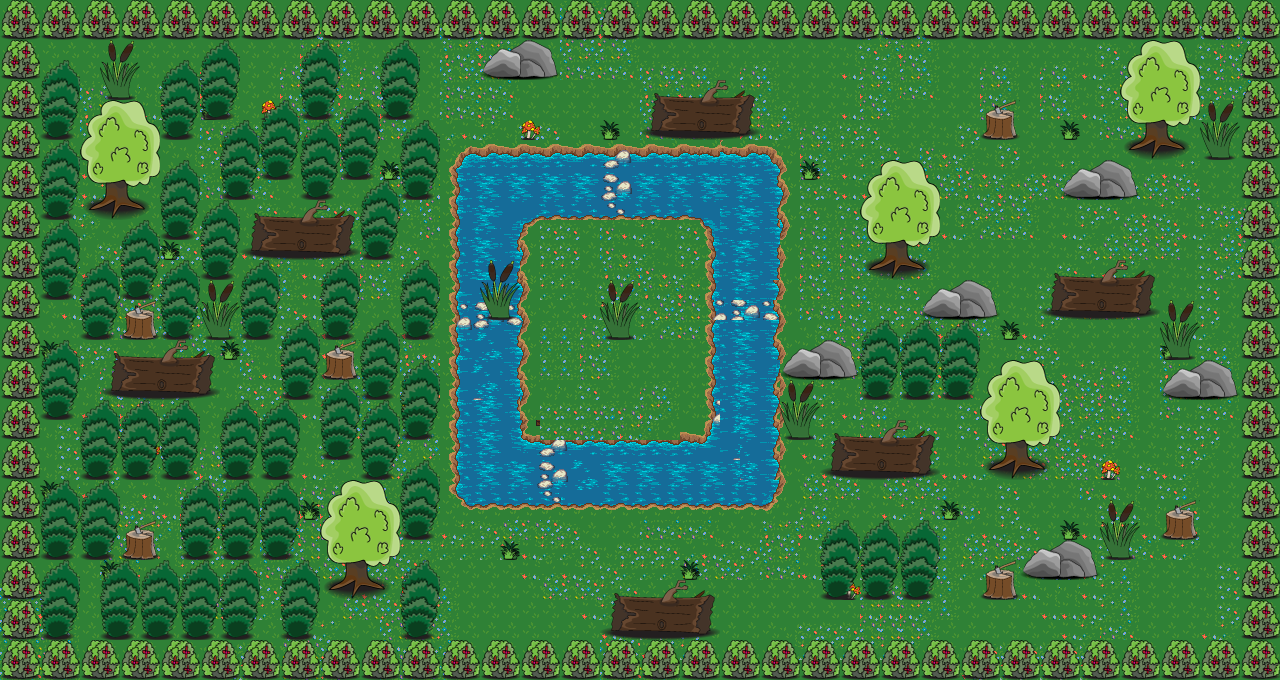

This is a level from a 2D game, rendered from its Tiled map with the project's own tilesets. A one-line summary and the map file follow, with tile-layer data summarised:
An orthogonal 64x34 tile map with 20x20 px tiles, 66 tile layers (ฺBackgrund, Backgrund2, frame, exit1, ...), 11 tilesets and 215 objects.

<map version="1.0" tiledversion="1.0.3" orientation="orthogonal" renderorder="right-down" width="64" height="34" tilewidth="20" tileheight="20" nextobjectid="378">
 <tileset firstgid="1" source="Background.tsx" />
 <tileset firstgid="626" source="พุ่มไม้เล็ก.tsx" />
 <tileset firstgid="630" source="หญ้าสูง.tsx" />
 <tileset firstgid="638" source="ต้นไม้.tsx" />
 <tileset firstgid="662" source="หญ้าดอก.tsx" />
 <tileset firstgid="668" source="ตอไม้ปักขวาน.tsx" />
 <tileset firstgid="672" source="หญ้า.tsx" />
 <tileset firstgid="673" source="Background2.tsx" />
 <tileset firstgid="2565" source="ท่อนซุง.tsx" />
 <tileset firstgid="2583" source="เห็ด.tsx" />
 <tileset firstgid="2584" source="ก้อนหิน.tsx" />
 <layer name="ฺBackgrund" width="64" height="34">
  <data>[2176 cells, 2176 non-empty, 25 distinct tile ids]</data>
 </layer>
 <layer name="Backgrund2" width="64" height="34">
  <data>[2176 cells, 31 non-empty, 2 distinct tile ids]</data>
 </layer>
 <layer name="frame" width="64" height="34">
  <data>[2176 cells, 364 non-empty, 4 distinct tile ids]</data>
 </layer>
 <layer name="exit1" width="64" height="34">
  <data>[2176 cells, 4 non-empty, 4 distinct tile ids]</data>
 </layer>
 <layer name="exit2" width="64" height="34">
  <data>[2176 cells, 4 non-empty, 4 distinct tile ids]</data>
 </layer>
 <layer name="exit3" width="64" height="34">
  <data>[2176 cells, 4 non-empty, 4 distinct tile ids]</data>
 </layer>
 <layer name="water" width="64" height="34">
  <data>[2176 cells, 342 non-empty, 245 distinct tile ids]</data>
 </layer>
 <layer name="log" width="64" height="34">
  <data>[2176 cells, 108 non-empty, 18 distinct tile ids]</data>
 </layer>
 <layer name="tree" width="64" height="34">
  <data>[2176 cells, 120 non-empty, 24 distinct tile ids]</data>
 </layer>
 <layer name="axe" width="64" height="34">
  <data>[2176 cells, 24 non-empty, 4 distinct tile ids]</data>
 </layer>
 <layer name="rock" width="64" height="34">
  <data>[2176 cells, 48 non-empty, 8 distinct tile ids]</data>
 </layer>
 <layer name="grassbroken1" width="64" height="34">
  <data>[2176 cells, 6 non-empty, 6 distinct tile ids]</data>
 </layer>
 <layer name="grassbroken2" width="64" height="34">
  <data>[2176 cells, 6 non-empty, 6 distinct tile ids]</data>
 </layer>
 <layer name="grassbroken3" width="64" height="34">
  <data>[2176 cells, 6 non-empty, 6 distinct tile ids]</data>
 </layer>
 <layer name="grassbroken4" width="64" height="34">
  <data>[2176 cells, 6 non-empty, 6 distinct tile ids]</data>
 </layer>
 <layer name="grassbroken5" width="64" height="34">
  <data>[2176 cells, 6 non-empty, 6 distinct tile ids]</data>
 </layer>
 <layer name="grassbroken6" width="64" height="34">
  <data>[2176 cells, 6 non-empty, 6 distinct tile ids]</data>
 </layer>
 <layer name="grassbroken7" width="64" height="34">
  <data>[2176 cells, 6 non-empty, 6 distinct tile ids]</data>
 </layer>
 <layer name="grassbroken8" width="64" height="34">
  <data>[2176 cells, 6 non-empty, 6 distinct tile ids]</data>
 </layer>
 <objectgroup name="allblock">
  <object id="1" x="1127.33" y="141.333" width="60" height="16" />
  <object id="2" x="1061.33" y="182.667" width="76" height="15.3333" />
  <object id="4" x="1048.67" y="301.333" width="103.333" height="14.6667" />
  <object id="8" x="1162" y="526" width="34.6667" height="12" />
  <object id="13" x="1161.33" y="382.333" width="76" height="15.3333" />
  <object id="14" x="828.333" y="460.667" width="103.333" height="14.6667" />
  <object id="15" x="608.333" y="622.667" width="103.333" height="14.6667" />
  <object id="17" x="648.333" y="121.333" width="103.333" height="14.6667" />
  <object id="18" x="247.833" y="241.167" width="103.333" height="14.6667" />
  <object id="19" x="108.833" y="381.167" width="103.333" height="14.6667" />
  <object id="21" x="922.5" y="302.333" width="76" height="15.3333" />
  <object id="22" x="783" y="362.833" width="76" height="15.3333" />
  <object id="23" x="1022.5" y="562.333" width="76" height="15.3333" />
  <object id="24" x="482" y="62.0833" width="76" height="15.3333" />
  <object id="25" x="866.5" y="262" width="60" height="16" />
  <object id="26" x="987" y="461.5" width="60" height="16" />
  <object id="27" x="326" y="582.5" width="60" height="16" />
  <object id="28" x="86.5" y="202.5" width="60" height="16" />
  <object id="29" x="982.167" y="587" width="34.6667" height="12" />
  <object id="30" x="982.667" y="126.5" width="34.6667" height="12" />
  <object id="31" x="322.667" y="366" width="34.6667" height="12" />
  <object id="32" x="123.167" y="328" width="34.6667" height="12" />
  <object id="33" x="123.167" y="547" width="34.6667" height="12" />
  <object id="145" x="644.5" y="147.5" width="134.5" height="69" />
  <object id="147" x="582.75" y="440.75" width="196.5" height="68.5" />
  <object id="148" x="457" y="151.25" width="138" height="66.5" />
  <object id="149" x="454.5" y="436.75" width="73.5" height="71.5" />
  <object id="150" x="455.5" y="224" width="66.5" height="61.5" />
  <object id="151" x="711.75" y="220.5" width="67" height="59.5" />
  <object id="153" x="452.75" y="340.5" width="69" height="94" />
  <object id="154" x="707.25" y="329.5" width="72.5" height="107.5" />
 </objectgroup>
 <objectgroup name="ograssbroken1">
  <object id="65" x="1165" y="343.5" width="30" height="12" />
  <object id="374" x="1168" y="346" width="24.6667" height="6.66667" />
 </objectgroup>
 <objectgroup name="ograssbroken2">
  <object id="76" x="1103.5" y="545.5" width="30" height="12" />
  <object id="373" x="1106.67" y="547.333" width="23.3333" height="8" />
 </objectgroup>
 <objectgroup name="ograssbroken3">
  <object id="81" x="1205.33" y="147.333" width="30" height="12" />
  <object id="372" x="1208" y="150" width="24" height="5.33333" />
 </objectgroup>
 <objectgroup name="ograssbroken4">
  <object id="93" x="785.5" y="427" width="30" height="12" />
  <object id="371" x="788" y="430" width="32" height="8.66667" />
 </objectgroup>
 <objectgroup name="ograssbroken5">
  <object id="104" x="604" y="328.5" width="30" height="12" />
  <object id="370" x="606.333" y="330.5" width="25.3333" height="8" />
 </objectgroup>
 <objectgroup name="ograssbroken6">
  <object id="114" x="481" y="301" width="34.5" height="34" />
  <object id="369" x="487.333" y="314.667" width="24" height="5.33333" />
 </objectgroup>
 <objectgroup name="ograssbroken7">
  <object id="124" x="203.875" y="326.625" width="30" height="12" />
  <object id="368" x="206.667" y="328" width="24.6667" height="8" />
 </objectgroup>
 <objectgroup name="ograssbroken8">
  <object id="134" x="104.75" y="86.75" width="30" height="12" />
  <object id="367" x="106.667" y="88.6667" width="26" height="7.33333" />
 </objectgroup>
 <objectgroup name="grassbrokenwalk1">
  <object id="181" x="1159.5" y="299.761" width="40.1818" height="43.2727" />
  <object id="366" x="1168" y="305" width="26" height="34" />
 </objectgroup>
 <objectgroup name="grassbrokenwalk2">
  <object id="184" x="1099.91" y="499.879" width="40.1818" height="44.7272" />
  <object id="365" x="1106" y="507" width="29" height="32" />
 </objectgroup>
 <objectgroup name="grassbrokenwalk3">
  <object id="185" x="1199.53" y="100.011" width="40.1818" height="46.8522" />
  <object id="364" x="1206" y="105" width="28" height="37" />
 </objectgroup>
 <objectgroup name="grassbrokenwalk4">
  <object id="186" x="780.284" y="380.074" width="40.1818" height="46.8522" />
  <object id="363" x="784" y="386" width="31" height="38" />
 </objectgroup>
 <objectgroup name="grassbrokenwalk5">
  <object id="187" x="597.636" y="280.801" width="40.1818" height="45.9431" />
  <object id="362" x="603" y="287.5" width="30" height="33" />
 </objectgroup>
 <objectgroup name="grassbrokenwalk6">
  <object id="188" x="476.409" y="252.028" width="40.1818" height="46.8522" />
  <object id="361" x="483" y="262" width="29" height="35" />
 </objectgroup>
 <objectgroup name="grassbrokenwalk7">
  <object id="190" x="199.409" y="278.574" width="40.1818" height="46.8522" />
  <object id="360" x="207" y="286" width="29" height="34" />
 </objectgroup>
 <objectgroup name="grassbrokenwalk8">
  <object id="192" x="99.8636" y="39.7557" width="40.1818" height="46.8522" />
  <object id="359" x="103" y="43" width="31" height="39" />
 </objectgroup>
 <objectgroup name="treewalk">
  <object id="155" x="861" y="158" width="79.5" height="102" />
  <object id="156" x="1121.5" y="39" width="80" height="102" />
  <object id="158" x="979.5" y="358.5" width="80" height="102" />
  <object id="159" x="320" y="478" width="80" height="102" />
  <object id="160" x="80" y="101" width="80" height="102" />
  <object id="354" x="86" y="106" width="67.3333" height="89.3333" />
  <object id="355" x="328.667" y="487.333" width="62.6667" height="84.6667" />
  <object id="356" x="1132.67" y="46" width="56.6667" height="82.6667" />
  <object id="357" x="866.667" y="165.333" width="66" height="81.3333" />
  <object id="358" x="985.333" y="364" width="65.3333" height="88" />
 </objectgroup>
 <objectgroup name="rockwalk">
  <object id="161" x="487.5" y="41" width="68" height="20.7727" />
  <object id="163" x="1067.25" y="160.5" width="68" height="21.5" />
  <object id="165" x="926.5" y="280.614" width="68" height="20.7727" />
  <object id="166" x="787" y="341.114" width="68" height="20.7727" />
  <object id="167" x="1166.5" y="360.614" width="68" height="20.7727" />
  <object id="168" x="1027" y="540.114" width="68" height="20.7727" />
  <object id="348" x="1074" y="165" width="57" height="9" />
  <object id="349" x="1032" y="544" width="60" height="10" />
  <object id="350" x="1170" y="365.333" width="60" height="9.33333" />
  <object id="351" x="933.333" y="284.667" width="56" height="13.3333" />
  <object id="352" x="791.333" y="345.333" width="58.6667" height="10.6667" />
  <object id="353" x="491.333" y="44" width="60" height="14" />
 </objectgroup>
 <objectgroup name="logwalk">
  <object id="169" x="111" y="339" width="104.333" height="40.3333" />
  <object id="170" x="250.834" y="200.5" width="104.333" height="40.3333" />
  <object id="171" x="650.834" y="79.8333" width="104.333" height="40.3333" />
  <object id="172" x="1048.83" y="259.333" width="104.333" height="40.3333" />
  <object id="173" x="828.333" y="418.833" width="104.333" height="40.3333" />
  <object id="174" x="610.833" y="581.833" width="104.333" height="40.3333" />
  <object id="342" x="256.667" y="206.667" width="94.6667" height="28" />
  <object id="343" x="116.667" y="343.333" width="92" height="30" />
  <object id="344" x="618" y="591" width="92" height="24" />
  <object id="345" x="659" y="87" width="89" height="29" />
  <object id="346" x="835" y="426" width="91" height="25" />
  </objectgroup>
 <objectgroup name="axewalk">
  <!-- 12 objects omitted --></objectgroup>
 <objectgroup name="oexit1">
  <!-- 4 objects omitted --></objectgroup>
 <objectgroup name="oexit2">
  <!-- 1 objects omitted --></objectgroup>
 <objectgroup name="oexit3">
  <!-- 1 objects omitted --></objectgroup>
 <objectgroup name="frameOb">
  <!-- 6 objects omitted --></objectgroup>
 <layer name="GT1" width="64" height="34">
  <data>[2176 cells, 24 non-empty, 8 distinct tile ids]</data>
 </layer>
 <layer name="GT2" width="64" height="34">
  <data>[2176 cells, 24 non-empty, 8 distinct tile ids]</data>
 </layer>
 <layer name="GT3" width="64" height="34">
  <data>[2176 cells, 8 non-empty, 8 distinct tile ids]</data>
 </layer>
 <layer name="GT4" width="64" height="34">
  <data>[2176 cells, 8 non-empty, 8 distinct tile ids]</data>
 </layer>
 <layer name="GT5" width="64" height="34">
  <data>[2176 cells, 8 non-empty, 8 distinct tile ids]</data>
 </layer>
 <layer name="GT6" width="64" height="34">
  <data>[2176 cells, 8 non-empty, 8 distinct tile ids]</data>
 </layer>
 <layer name="GT7" width="64" height="34">
  <data>[2176 cells, 8 non-empty, 8 distinct tile ids]</data>
 </layer>
 <layer name="GT8" width="64" height="34">
  <data>[2176 cells, 8 non-empty, 8 distinct tile ids]</data>
 </layer>
 <layer name="GT9" width="64" height="34">
  <data>[2176 cells, 8 non-empty, 8 distinct tile ids]</data>
 </layer>
 <layer name="GT10" width="64" height="34">
  <data>[2176 cells, 8 non-empty, 8 distinct tile ids]</data>
 </layer>
 <layer name="GT11" width="64" height="34">
  <data>[2176 cells, 8 non-empty, 8 distinct tile ids]</data>
 </layer>
 <layer name="GT12" width="64" height="34">
  <data>[2176 cells, 8 non-empty, 8 distinct tile ids]</data>
 </layer>
 <layer name="GT13" width="64" height="34">
  <data>[2176 cells, 8 non-empty, 8 distinct tile ids]</data>
 </layer>
 <layer name="GT14" width="64" height="34">
  <data>[2176 cells, 8 non-empty, 8 distinct tile ids]</data>
 </layer>
 <layer name="GT15" width="64" height="34">
  <data>[2176 cells, 8 non-empty, 8 distinct tile ids]</data>
 </layer>
 <layer name="GT16" width="64" height="34">
  <data>[2176 cells, 8 non-empty, 8 distinct tile ids]</data>
 </layer>
 <layer name="GT17" width="64" height="34">
  <data>[2176 cells, 8 non-empty, 8 distinct tile ids]</data>
 </layer>
 <layer name="GT18" width="64" height="34">
  <data>[2176 cells, 8 non-empty, 8 distinct tile ids]</data>
 </layer>
 <layer name="GT19" width="64" height="34">
  <data>[2176 cells, 8 non-empty, 8 distinct tile ids]</data>
 </layer>
 <layer name="GT20" width="64" height="34">
  <data>[2176 cells, 8 non-empty, 8 distinct tile ids]</data>
 </layer>
 <layer name="GT21" width="64" height="34">
  <data>[2176 cells, 8 non-empty, 8 distinct tile ids]</data>
 </layer>
 <layer name="GT22" width="64" height="34">
  <data>[2176 cells, 8 non-empty, 8 distinct tile ids]</data>
 </layer>
 <layer name="GT23" width="64" height="34">
  <data>[2176 cells, 8 non-empty, 8 distinct tile ids]</data>
 </layer>
 <layer name="GT24" width="64" height="34">
  <data>[2176 cells, 8 non-empty, 8 distinct tile ids]</data>
 </layer>
 <layer name="GT25" width="64" height="34">
  <data>[2176 cells, 8 non-empty, 8 distinct tile ids]</data>
 </layer>
 <layer name="GT26" width="64" height="34">
  <data>[2176 cells, 8 non-empty, 8 distinct tile ids]</data>
 </layer>
 <layer name="GT27" width="64" height="34">
  <data>[2176 cells, 8 non-empty, 8 distinct tile ids]</data>
 </layer>
 <layer name="GT28" width="64" height="34">
  <data>[2176 cells, 8 non-empty, 8 distinct tile ids]</data>
 </layer>
 <layer name="GT29" width="64" height="34">
  <data>[2176 cells, 8 non-empty, 8 distinct tile ids]</data>
 </layer>
 <layer name="GT30" width="64" height="34">
  <data>[2176 cells, 8 non-empty, 8 distinct tile ids]</data>
 </layer>
 <layer name="GT31" width="64" height="34">
  <data>[2176 cells, 8 non-empty, 8 distinct tile ids]</data>
 </layer>
 <layer name="GT32" width="64" height="34">
  <data>[2176 cells, 8 non-empty, 8 distinct tile ids]</data>
 </layer>
 <layer name="GT33" width="64" height="34">
  <data>[2176 cells, 8 non-empty, 8 distinct tile ids]</data>
 </layer>
 <layer name="GT34" width="64" height="34">
  <data>[2176 cells, 8 non-empty, 8 distinct tile ids]</data>
 </layer>
 <layer name="GT35" width="64" height="34">
  <data>[2176 cells, 8 non-empty, 8 distinct tile ids]</data>
 </layer>
 <layer name="GT36" width="64" height="34">
  <data>[2176 cells, 8 non-empty, 8 distinct tile ids]</data>
 </layer>
 <layer name="GT37" width="64" height="34">
  <data>[2176 cells, 8 non-empty, 8 distinct tile ids]</data>
 </layer>
 <layer name="GT38" width="64" height="34">
  <data>[2176 cells, 8 non-empty, 8 distinct tile ids]</data>
 </layer>
 <layer name="GT39" width="64" height="34">
  <data>[2176 cells, 8 non-empty, 8 distinct tile ids]</data>
 </layer>
 <layer name="GT40" width="64" height="34">
  <data>[2176 cells, 8 non-empty, 8 distinct tile ids]</data>
 </layer>
 <layer name="GT41" width="64" height="34">
  <data>[2176 cells, 8 non-empty, 8 distinct tile ids]</data>
 </layer>
 <layer name="GT42" width="64" height="34">
  <data>[2176 cells, 8 non-empty, 8 distinct tile ids]</data>
 </layer>
 <layer name="GT43" width="64" height="34">
  <data>[2176 cells, 8 non-empty, 8 distinct tile ids]</data>
 </layer>
 <layer name="GT44" width="64" height="34">
  <data>[2176 cells, 8 non-empty, 8 distinct tile ids]</data>
 </layer>
 <layer name="GT45" width="64" height="34">
  <data>[2176 cells, 8 non-empty, 8 distinct tile ids]</data>
 </layer>
 <layer name="GT46" width="64" height="34">
  <data>[2176 cells, 8 non-empty, 8 distinct tile ids]</data>
 </layer>
 <layer name="GT47" width="64" height="34">
  <data>[2176 cells, 8 non-empty, 8 distinct tile ids]</data>
 </layer>
 <objectgroup name="GO1">
  <!-- 2 objects omitted --></objectgroup>
 <objectgroup name="GO2">
  <!-- 2 objects omitted --></objectgroup>
 <objectgroup name="GO3">
  <!-- 2 objects omitted --></objectgroup>
 <objectgroup name="GO4">
  <!-- 2 objects omitted --></objectgroup>
 <objectgroup name="GO5">
  <!-- 2 objects omitted --></objectgroup>
 <objectgroup name="GO6">
  <!-- 2 objects omitted --></objectgroup>
 <objectgroup name="GO7">
  <!-- 2 objects omitted --></objectgroup>
 <objectgroup name="GO8">
  <!-- 2 objects omitted --></objectgroup>
 <objectgroup name="GO9">
  <!-- 2 objects omitted --></objectgroup>
 <objectgroup name="GO10">
  <!-- 2 objects omitted --></objectgroup>
 <objectgroup name="GO11">
  <!-- 2 objects omitted --></objectgroup>
 <objectgroup name="GO12">
  <!-- 2 objects omitted --></objectgroup>
 <objectgroup name="GO13">
  <!-- 2 objects omitted --></objectgroup>
 <objectgroup name="GO14">
  <!-- 2 objects omitted --></objectgroup>
 <objectgroup name="GO15">
  <!-- 2 objects omitted --></objectgroup>
 <objectgroup name="GO16">
  <!-- 2 objects omitted --></objectgroup>
 <objectgroup name="GO17">
  <!-- 2 objects omitted --></objectgroup>
 <objectgroup name="GO18">
  <!-- 2 objects omitted --></objectgroup>
 <objectgroup name="GO19">
  <!-- 2 objects omitted --></objectgroup>
 <objectgroup name="GO20">
  <!-- 2 objects omitted --></objectgroup>
 <objectgroup name="GO21">
  <!-- 2 objects omitted --></objectgroup>
 <objectgroup name="GO22">
  <!-- 2 objects omitted --></objectgroup>
 <objectgroup name="GO23">
  <!-- 2 objects omitted --></objectgroup>
 <objectgroup name="GO24">
  <!-- 2 objects omitted --></objectgroup>
 <objectgroup name="GO25">
  <!-- 2 objects omitted --></objectgroup>
 <objectgroup name="GO26">
  <!-- 2 objects omitted --></objectgroup>
 <objectgroup name="GO27">
  <!-- 2 objects omitted --></objectgroup>
 <objectgroup name="GO28">
  <!-- 2 objects omitted --></objectgroup>
 <objectgroup name="GO29">
  <!-- 2 objects omitted --></objectgroup>
 <objectgroup name="GO30">
  <!-- 2 objects omitted --></objectgroup>
 <objectgroup name="GO31">
  <!-- 2 objects omitted --></objectgroup>
 <objectgroup name="GO32">
  <!-- 2 objects omitted --></objectgroup>
 <objectgroup name="GO33">
  <!-- 2 objects omitted --></objectgroup>
 <objectgroup name="GO34">
  <!-- 2 objects omitted --></objectgroup>
 <objectgroup name="GO35">
  <!-- 2 objects omitted --></objectgroup>
 <objectgroup name="GO36">
  <!-- 2 objects omitted --></objectgroup>
 <objectgroup name="GO37">
  <!-- 2 objects omitted --></objectgroup>
 <objectgroup name="GO38">
  <!-- 2 objects omitted --></objectgroup>
 <objectgroup name="GO39">
  <!-- 2 objects omitted --></objectgroup>
 <objectgroup name="GO40">
  <!-- 2 objects omitted --></objectgroup>
 <objectgroup name="GO41">
  <!-- 2 objects omitted --></objectgroup>
 <objectgroup name="GO42">
  <!-- 2 objects omitted --></objectgroup>
 <objectgroup name="GO43">
  <!-- 2 objects omitted --></objectgroup>
 <objectgroup name="GO44">
  <!-- 2 objects omitted --></objectgroup>
 <objectgroup name="GO45">
  <!-- 2 objects omitted --></objectgroup>
 <objectgroup name="GO46">
  <!-- 2 objects omitted --></objectgroup>
 <objectgroup name="GO47">
  <!-- 2 objects omitted --></objectgroup>
</map>
<!-- 119 of 215 objects omitted -->
